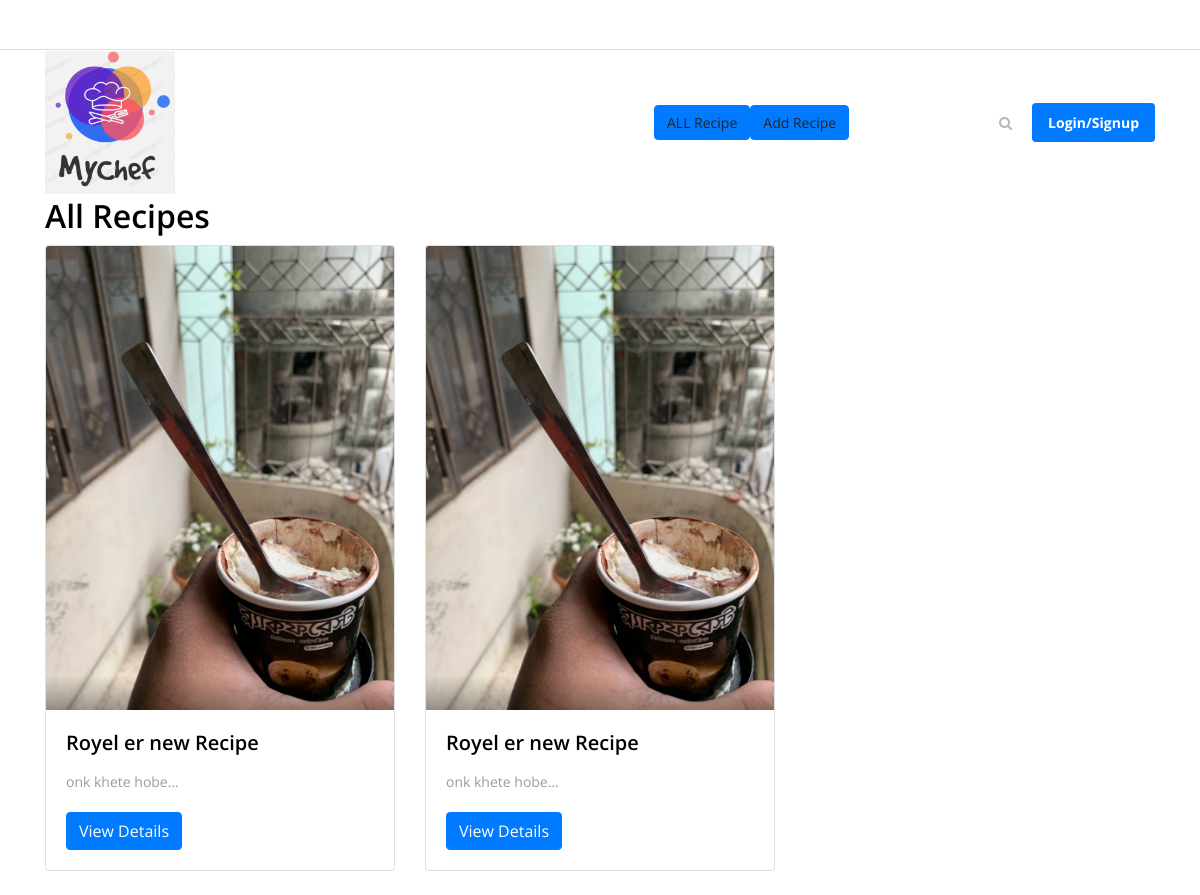
Page /recipes on the earlier database version.
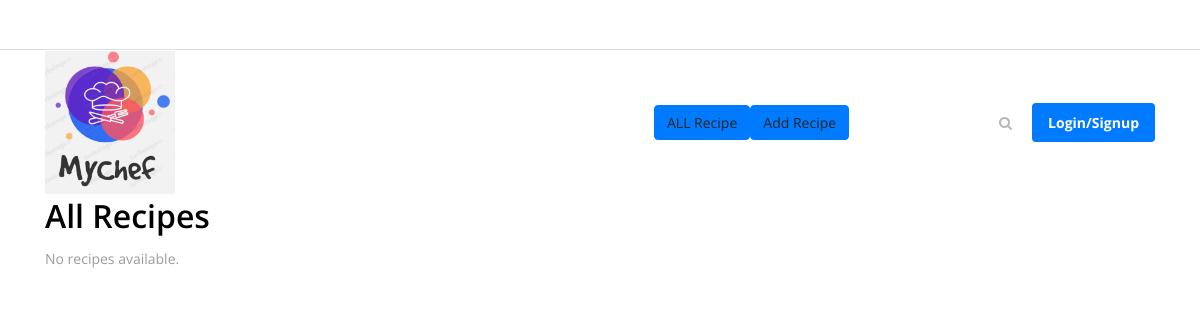
Same page on the later database version.
### MyChef/models.py (models this page shows)
class Recipe(db.Model):
    id = db.Column(db.Integer, primary_key=True)
    name = db.Column(db.String(150), nullable=False)
    description = db.Column(db.Text, nullable=True)
    cuisine = db.Column(db.String(100), nullable=True)
    image = db.Column(db.String(150), nullable=True)
    rating = db.Column(db.Integer, default=0)
    date_created = db.Column(db.DateTime(timezone=True), default=func.now())
    ingredients = db.relationship('Ingredient', backref='recipe', cascade='all, delete-orphan')
    instructions = db.relationship('Instruction', backref='recipe', cascade='all, delete-orphan')

### MyChef/views.py (the view)
@views.route('/recipes', methods=['GET'])
def recipes():
    all_recipes = Recipe.query.all()
    return render_template('recipes.html', recipes=all_recipes)

### MyChef/templates/recipes.html
{% extends 'base.html' %}
{% block content %}
    <div class="container">
        <h2>All Recipes</h2>
        {% if recipes %}
            <div class="row">
                {% for recipe in recipes %}
                    <div class="col-md-4">
                        <div class="card mb-4">
                            {% if recipe.image %}
                                <img src="{{ url_for('static', filename= recipe.image) }}" class="card-img-top" alt="Recipe Image" height="200">
                            {% else %}
                                <img src="{{ url_for('static', filename='uploads/default_recipe_image.jpg') }}" class="card-img-top" alt="Default Image" height="200">
                            {% endif %}
                            <div class="card-body">
                                <h5 class="card-title">{{ recipe.name }}</h5>
                                <p class="card-text">{{ recipe.description[:100] }}...</p>
                                <a href="{{ url_for('views.recipe_details', recipe_id=recipe.id) }}" class="btn btn-primary">View Details</a>
                            </div>
                        </div>
                    </div>
                {% endfor %}
            </div>
        {% else %}
            <p>No recipes available.</p>
        {% endif %}
    </div>
{% endblock %}

### MyChef/templates/base.html (shortened to what this page needs)
<!DOCTYPE html>
<html lang="en">
<head>
    <link rel="stylesheet" href="{{ url_for('static', filename='style.css') }}">
</head>
<body>
    <header class="header-area">
        <div class="top-header-area">
            <div class="container h-100">
                <div class="row h-100 align-items-center justify-content-between">
                    <div class="col-12 col-sm-6">
                    </div>
                </div>
            </div>
        </div>
        <div class="delicious-main-menu">
            <div class="classy-nav-container breakpoint-off">
                <div class="container">
                    <nav class="classy-navbar justify-content-between" id="deliciousNav">
                        <a class="nav-brand" href="{{ url_for('views.home') }}">
                            <img src="{{ url_for('static', filename='img/core-img/newl.png') }}" alt="" width="130" height="45">
                        </a>
                        <div class="classy-menu">
                            <div class="classynav">
                                <div class="add-recipe-btn">
                                    <a href="{{ url_for('views.recipes') }}" class="btn btn-primary">ALL Recipe</a>
                                </div>
                                <div class="add-recipe-btn">
                                    <a href="{{ url_for('views.add_recipe') }}" class="btn btn-primary">Add Recipe</a>
                                </div>
                                <div class="search-btn">
                                    <i class="fa fa-search" aria-hidden="true"></i>
                                </div>
                                <div class="auth-btn">
                                    <a href="{{ url_for('views.login') }}" class="btn btn-auth">Login/Signup</a>
                                </div>
                            </div>
                        </div>
                    </nav>
                </div>
            </div>
        </div>
    </header>
    <div class="main-content">
        {% block content %}{% endblock %}
    </div>
</body>
</html>

### MyChef/static/style.css (style rules this page uses)
* { margin: 0; padding: 0; }
body { font-family: "Open Sans", sans-serif; font-size: 14px; }
h1, h2, h3, h4, h5, h6 { color: #000000; line-height: 1.3; font-weight: 600; }
p { color: #9b9b9b; font-size: 14px; line-height: 2; font-weight: 400; }
a, a:hover, a:focus { -webkit-transition-duration: 500ms; transition-duration: 500ms; text-decoration: none; outline: 0 solid transparent; color: #000000; font-weight: 600; font-size: 14px; color: #474747; }
img { height: auto; max-width: 100%; }
.header-area { position: relative; z-index: 100; width: 100%; }
.header-area .top-header-area { width: 100%; height: 50px; background-color: #ffffff; border-bottom: 1px solid #dddee9; }
.header-area .delicious-main-menu { position: relative; width: 100%; z-index: 100; height: 145px; }
.header-area .delicious-main-menu .classy-nav-container { background-color: transparent; }
.header-area .delicious-main-menu .classy-navbar { height: 145px; padding: 0; }
.header-area .delicious-main-menu .classynav .search-btn { color: #b6b6b6; margin-left: 150px; cursor: pointer; -webkit-transition-duration: 500ms; transition-duration: 500ms; }
.header-area .delicious-main-menu .classynav .search-btn i { -webkit-transition-duration: 500ms; transition-duration: 500ms; }
.auth-btn { display: inline-block; margin-left: 20px; }
.auth-btn .btn-auth { padding: 8px 15px; font-size: 14px; background-color: #007bff; color: white; border-radius: 4px; text-decoration: none; font-weight: bold; display: inline-block; }

Differences in the rows shown:
removed Recipe: name "Royel er new Recipe", description "onk khete hobe"
removed Recipe: image (picture), name "Royel er new Recipe", description "onk khete hobe"
Other differences:
text now shown: "No recipes available."
